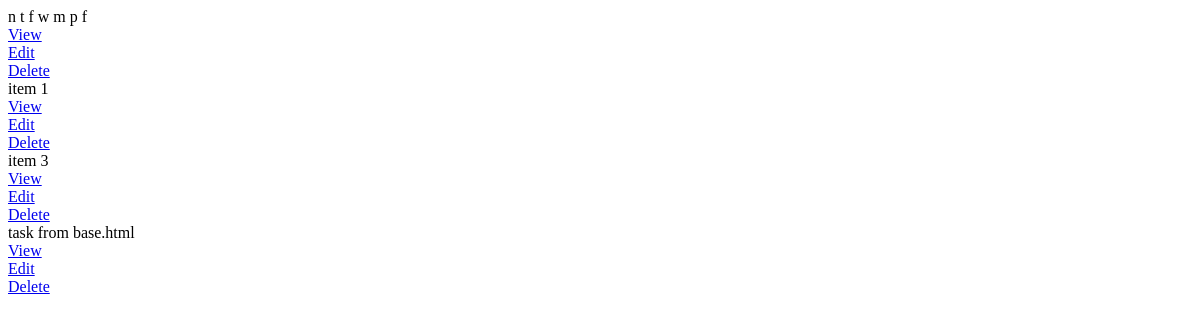
The page /tasks/ (signed in) on the database as committed earlier.
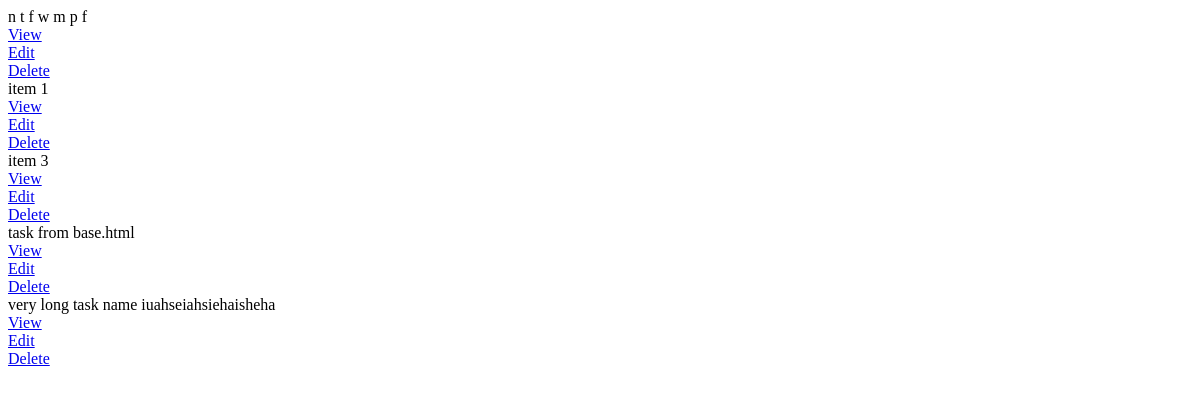
The same page on the database as committed later.
### todo/models.py (models this page shows, shortened)
class Task(models.Model):
    user = models.ForeignKey(User, on_delete=models.CASCADE, null=True, blank=True)
    title = models.CharField(max_length=40)
    description = models.TextField(null=True, blank=True)
    completed = models.BooleanField(default=False)
    created = models.DateTimeField(auto_now_add=True)
    objects = models.Manager()
    class Meta:
        ordering = ['completed']

### todo/views.py (the view)
# urls.py: path('tasks/', views.TaskList.as_view(), name='tasks'),
class TaskList(ListView):
    model = Task
    context_object_name = 'tasks'
    def get_context_data(self, **kwargs):
        context = super(TaskList, self).get_context_data(**kwargs)
        return get_context(self.request, context)

### todo/views.py (called while the page is built)
def get_context(request, context):
    if context.__contains__('tasks'):
        context['tasks'] = context['tasks'].filter(user=request.user)
    else:
        context.update({'tasks': Task.objects.filter(user=request.user)})
    search_input = request.GET.get('search-area') or ''
    if search_input:
        context['tasks'] = context['tasks'].filter(title__icontains=search_input)
    context['search_input'] = search_input
    context['fast_form'] = TaskFormFast()
    return context

### todo/templates/todo/task_list.html
<div class="task-list">
    {% for task in tasks %}
    <div class="task">
        <div>{{ task.title }}</div>
        <div><a href="{% url 'task' task.id %}">View</a></div>
        <div><a href="{% url 'edit' task.id %}">Edit</a></div>
        <div><a href="{% url 'del' task.id %}">Delete</a></div>
    </div>
    {% empty %}
    <div>empty.</div>
    {% endfor %}
    <div style="background: transparent; color: transparent; user-select: none; width: 70%;">.</div>
</div>

Rows that differ between the two databases and show on the page:
added Task: title "very long task name iuahseiahsiehaisheha"
